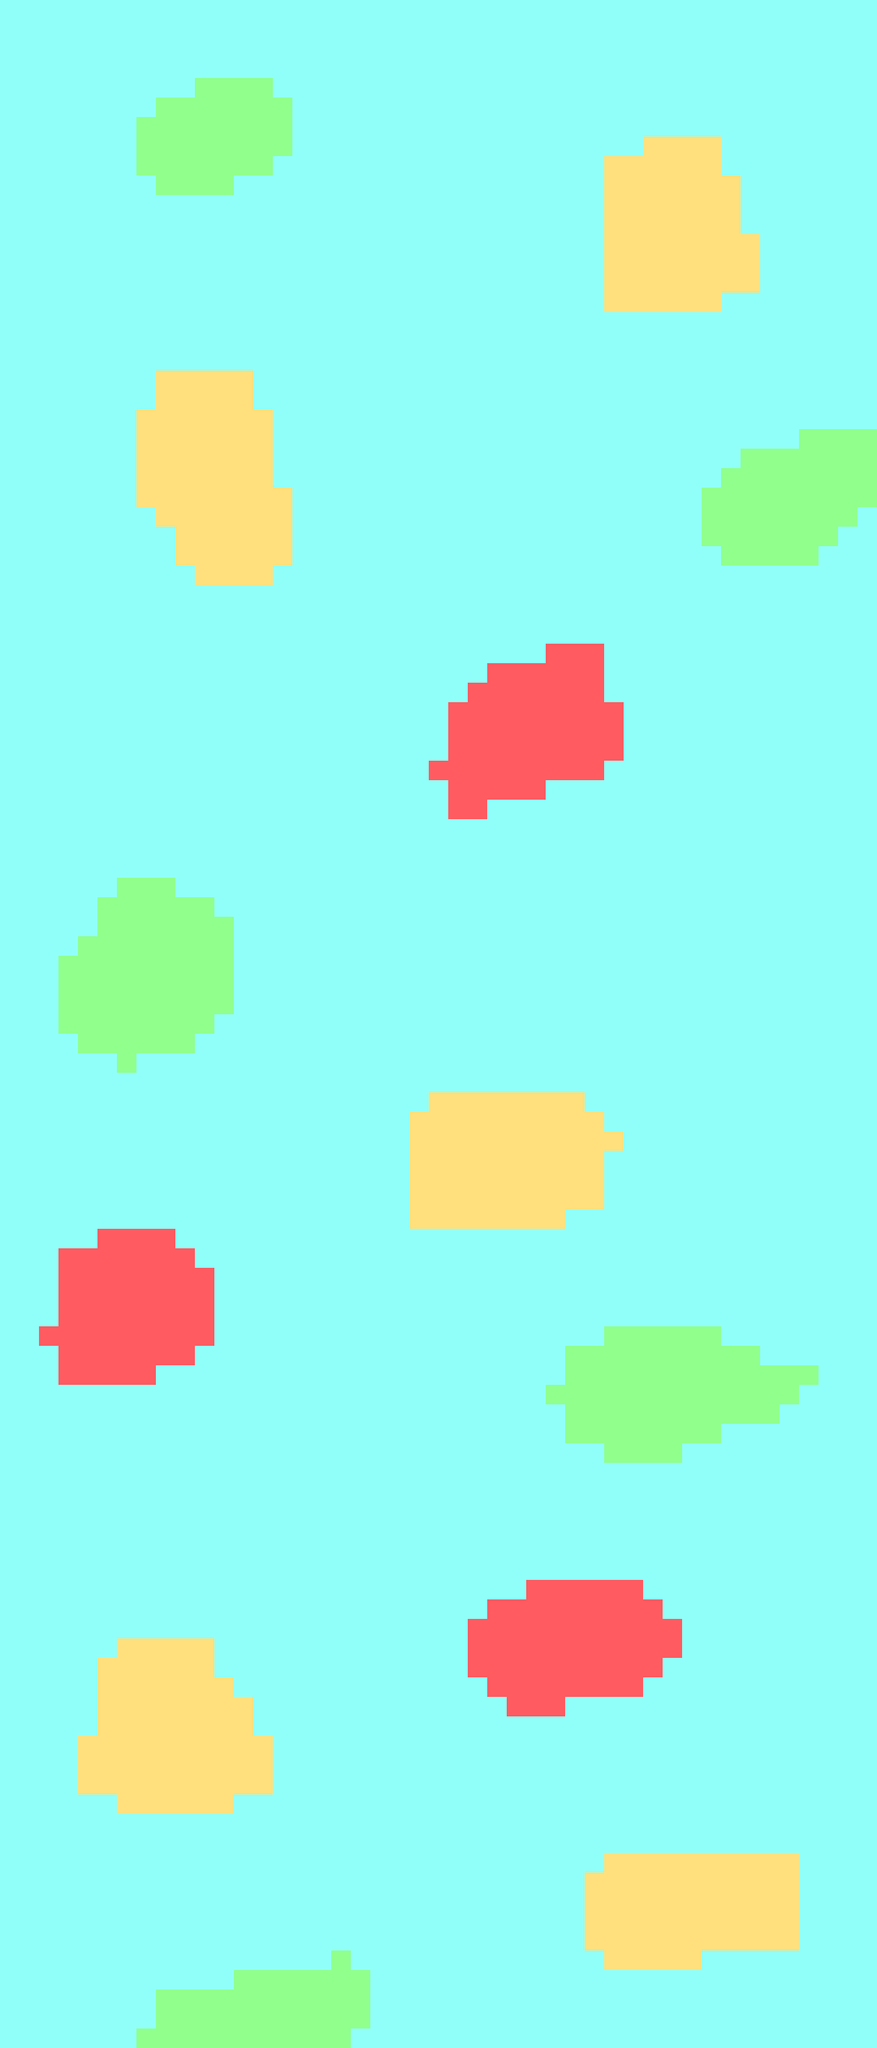

Tiled map render using the project's own tile images. Description and the map definition, with tile-layer contents summarised, below:
An orthogonal 45x105 tile map with 32x32 px tiles, 1 tile layer (Tile Layer 1).

<map version="1.5" tiledversion="1.7.1" orientation="orthogonal" renderorder="right-down" width="45" height="105" tilewidth="32" tileheight="32" infinite="0" nextlayerid="2" nextobjectid="1">
 <tileset firstgid="1" source="one_armed_bandit_sprite.tsx" />
 <layer id="1" name="Tile Layer 1" width="45" height="105">
  <data>[4725 cells, 4725 non-empty, 4 distinct tile ids]</data>
 </layer>
</map>
